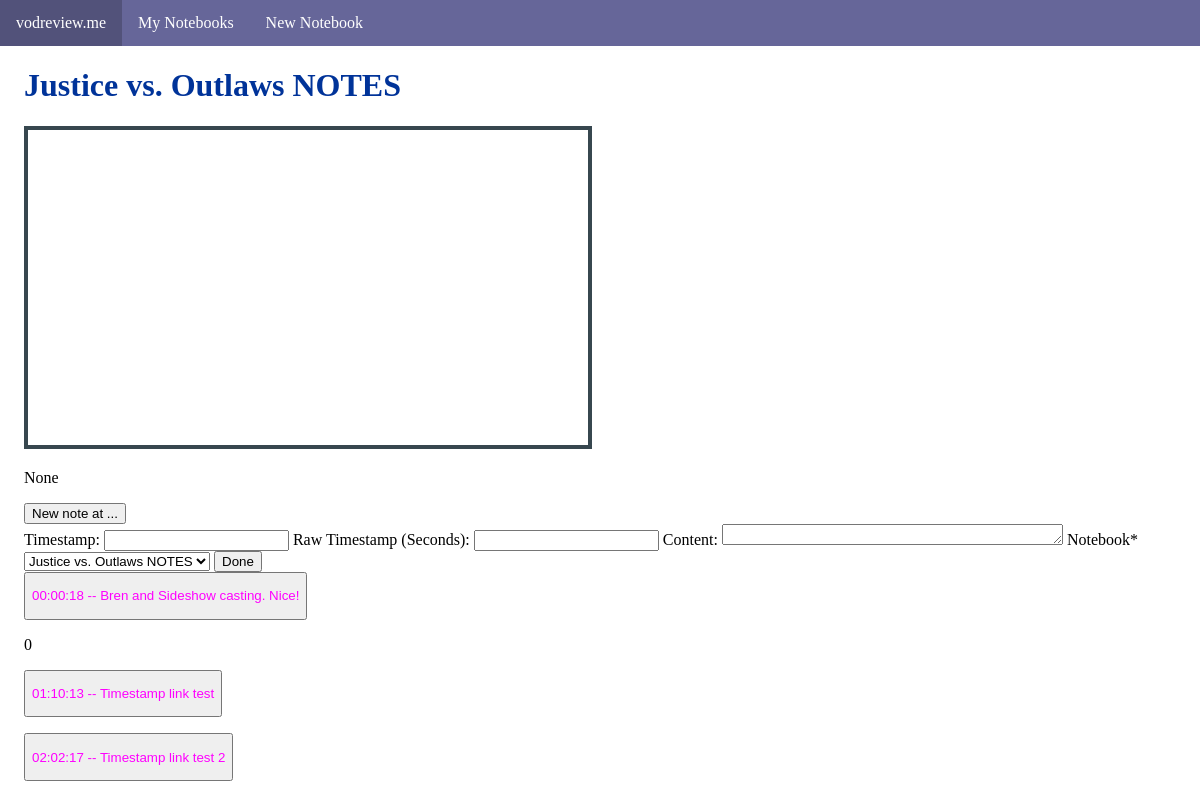
/notebook/9Ii2Og4Mk8Cj/, run on the app's committed database.
### note_taker/models.py (models this page shows, shortened)
class Notebook(models.Model):
	title = models.CharField(max_length=100)
	date_created = models.DateTimeField(default=timezone.now)
	author = models.ForeignKey(User, on_delete=models.CASCADE)
	youtube_id = models.CharField(max_length=100, default="Will fill automatically") #youtube ID #default is furret vid
	notebook_id = models.CharField(max_length=100, default='Randomly generated') #randomly generated id
	description = models.CharField(max_length=500, default=None, blank=True, null=True)
	def __str__(self):
		return "%s, Youtube ID: %s, Notebook ID: %s" % (self.title, self.youtube_id, self.notebook_id)

class Note(models.Model):
	timestamp = models.CharField(max_length=100, default="01:27") #for now;
	raw_timestamp = models.IntegerField(default="0")
	content = models.TextField()
	date_posted = models.DateTimeField(default=timezone.now)
	notebook = models.ForeignKey(Notebook, on_delete=models.CASCADE)

### note_taker/views.py (the view)
# urls.py: path('', views.notebook_list, name="note-taker-notebook-list"),
def notebook(request, id_num):
	if request.method == 'POST':
		form = NoteForm(request.POST)
		if form.is_valid():
			form.save()
			return HttpResponseRedirect(request.path_info)
	else:
		form = NoteForm()
	def find_notebook(id_num):
		for book in Notebook.objects.all():
			if book.notebook_id == id_num:
				return book
	def find_notes(id_num):
		return Note.objects.all().filter(notebook=find_notebook(id_num))
	context = {
		'notebook': find_notebook(id_num),#Notebook.objects.all(),
		'notes': find_notes(id_num),
		'form': form,
	}
	return render(request, 'note_taker/notebook.html', context)

### note_taker/forms.py
class NoteForm(ModelForm):
	class Meta:
		model = Note
		fields = ['timestamp', 'raw_timestamp', 'content', 'notebook']

### note_taker/templates/note_taker/notebook.html (shortened to what this page needs)
{% extends "note_taker/base.html" %}
{% block content%}
	<h1 class="notebooktitle">{{ notebook.title }}</h1>
	<div class="vidcontainer">
		<iframe id="your-iframe"
			width="560"
			height="315"
			frameborder="0"
			style="border: solid 4px #37474F"
			src="https://www.youtube.com/embed/{{ notebook.youtube_id }}?enablejsapi=1"
			title="YouTube video player"
			frameborder="0"
			allow="accelerometer; autoplay; clipboard-write; encrypted-media; gyroscope; picture-in-picture;"
			allowfullscreen>
		</iframe>
	</div>
	<div class="vidinfo">
		<p>{{ notebook.description }}</p>
	</div>
	<div>
		<button id="new-note-btn" onclick="newNote();">New note at ...</button>
	</div>
	{% load crispy_forms_tags %}
	<form action="" method="post">
		<label for="{{ form.timestamp.id_for_label }}">Timestamp:</label>
		<input type="text" name="timestamp" maxlength="100" class="textinput textInput form-control" required id="id_timestamp">
		<label for="{{ form.raw_timestamp.id_for_label }}">Raw Timestamp (Seconds):</label>
		<input type="number" name="raw_timestamp" maxlength="100" class="textinput textInput form-control" required id="id_rawtimestamp">
		<label for="{{ form.content.id_for_label }}">Content:</label>
		<textarea name="content" cols="40" rows="1" class="textarea form-control" required id="id_content"></textarea>
		<label for="id_notebook" class=" requiredField">Notebook<span class="asteriskField">*</span></label>
		<select name="notebook" class="select form-control" required id="id_notebook">
			<option value="{{ notebook.id }}" selected>{{ notebook.title }}</option>
		</select>
		<input type="submit" value="Done">
	</form>
	{% for note in notes %}
		<div class="notecontainer">
			<div style="display: inline;">
				<button onclick="seek();"><p style="color: magenta;">{{ note.timestamp }}</a> -- {{ note.content }}</p></button>
				<p id="id_raw_timestamp_second">{{ note.raw_timestamp }}</p>
			</div>
		</div>
	{% endfor %}
 {% endblock content %}

### note_taker/static/note_taker/main.css (style rules this page uses)
body { margin: 0; }
h1.notebooktitle { color: #003399; }
div.vidcontainer { margin-left: auto; margin-right: auto; }
div.notecontainer { display: inline; margin: 0; padding: 0; }

### data on the page
Notebook: title "Justice vs. Outlaws NOTES", description "None", notebook "Justice vs. Outlaws NOTES"
Note: timestamp "00:00:18", content "Bren and Sideshow casting. Nice!", raw_timestamp "0"
Note: timestamp "01:10:13", content "Timestamp link test"
Note: timestamp "02:02:17", content "Timestamp link test 2"
